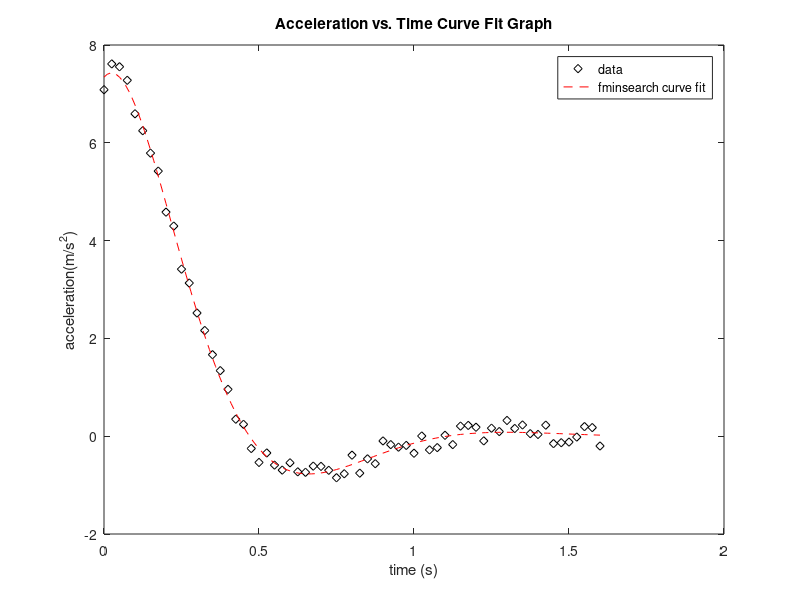
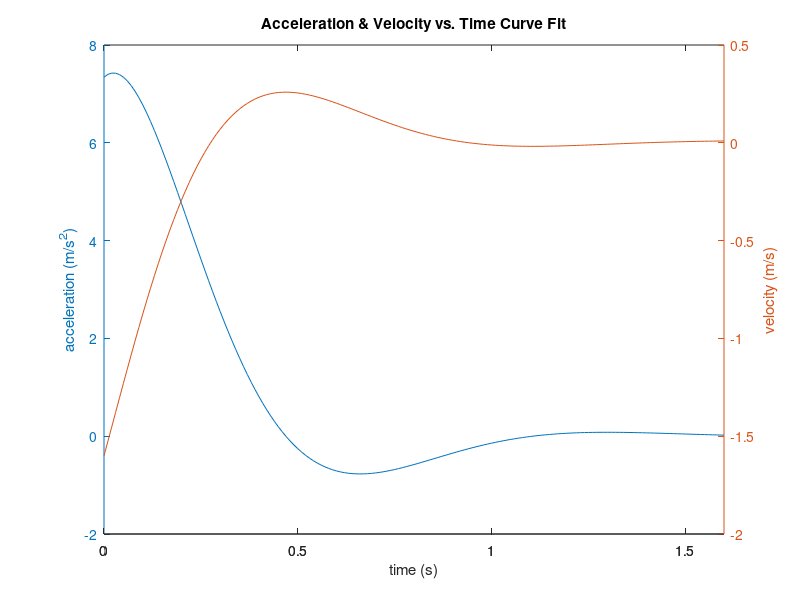
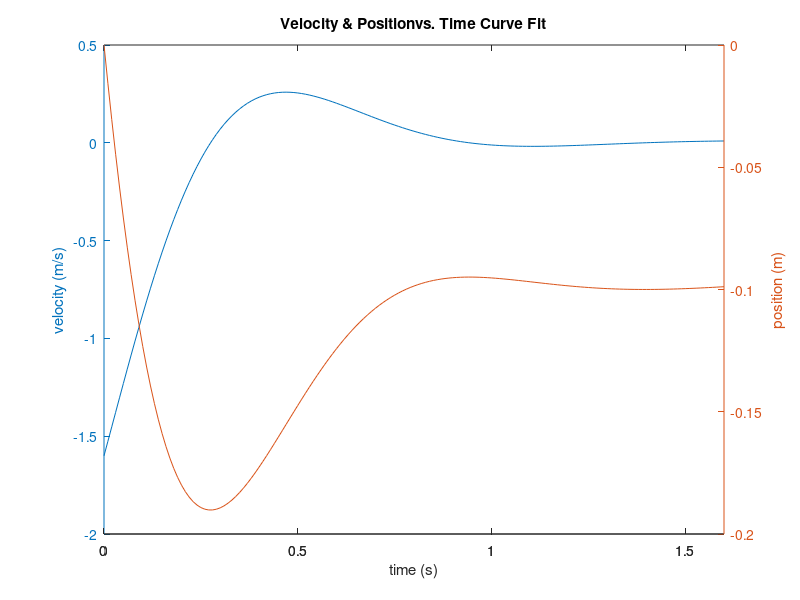

These charts were generated, in order, by the following MATLAB code:
load project3_accel.dat

t = project3_accel(:,1);
a = project3_accel(:,2);


tic
amodel = @(t,A,B,C,D) A.*exp(B.*t).*cos((C.*t)+D);

ares = @(vars,ti,ai) sum((ai-amodel(ti,vars(1),vars(2),vars(3),vars(4))).^2);

options = optimset('TolX',1e-6,'TolFun',1e-6);
vars = fminsearch(ares,[1, 1, 1, 1],options,t,a);

A = vars(1);
B = vars(2);
C = vars(3);
D = vars(4);

St_nonl = sum((a-mean(a)).^2);
Sr_nonl = sum((a-amodel(t,A,B,C,D)).^2);
r_squared_nonl = 1-Sr_nonl/St_nonl
StandardError_nonl = sqrt(Sr_nonl/(length(t)-4))

tm = min(t):0.01:max(t);
toc

figure(1)
plot(t,a,'kd',tm,amodel(tm,A,B,C,D),'r--')
title('Acceleration vs. Time Curve Fit Graph')
xlabel('time (s)')
ylabel('acceleration(m/s^{2})')
legend('data','fminsearch curve fit')


v0 = -1.6;
s0 = 0;
tic
I_fit_v = cumtrapz(tm,amodel(tm,A,B,C,D));
v_fit = v0 + I_fit_v;
toc

figure(2)
EE=plotyy(tm,amodel(tm,A,B,C,D),tm,v_fit);
title('Acceleration & Velocity vs. Time Curve Fit')
xlabel('time (s)')
ylabel(EE(1),'acceleration (m/s^{2})')
ylabel(EE(2),'velocity (m/s)')

tic
I_fit_s = cumtrapz(tm,v_fit);
s_fit = s0 + I_fit_s;

figure(3)
FF=plotyy(tm,v_fit,tm,s_fit);
title('Velocity & Positionvs. Time Curve Fit')
xlabel('time (s)')
ylabel(FF(1),'velocity (m/s)')
ylabel(FF(2),'position (m)')






